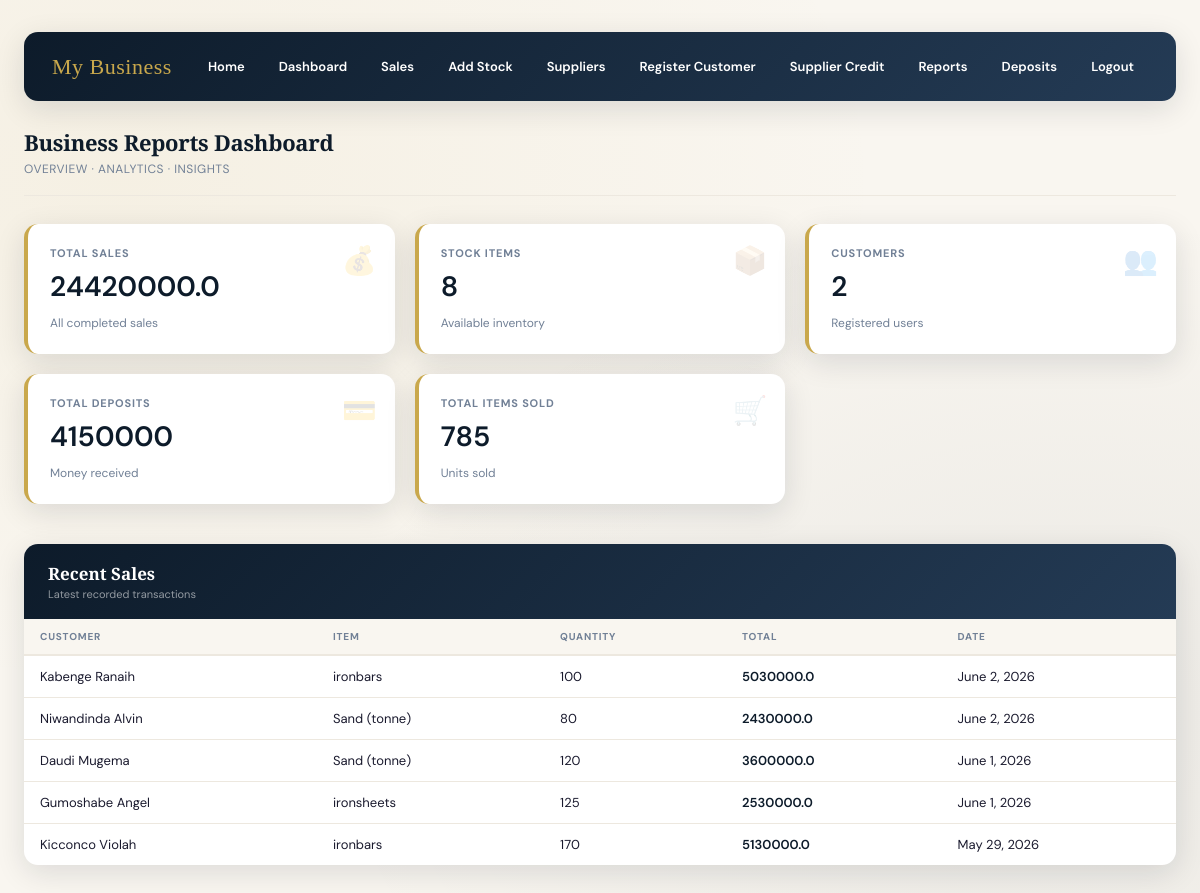
The page /reports/ (signed in) on the database as committed earlier.
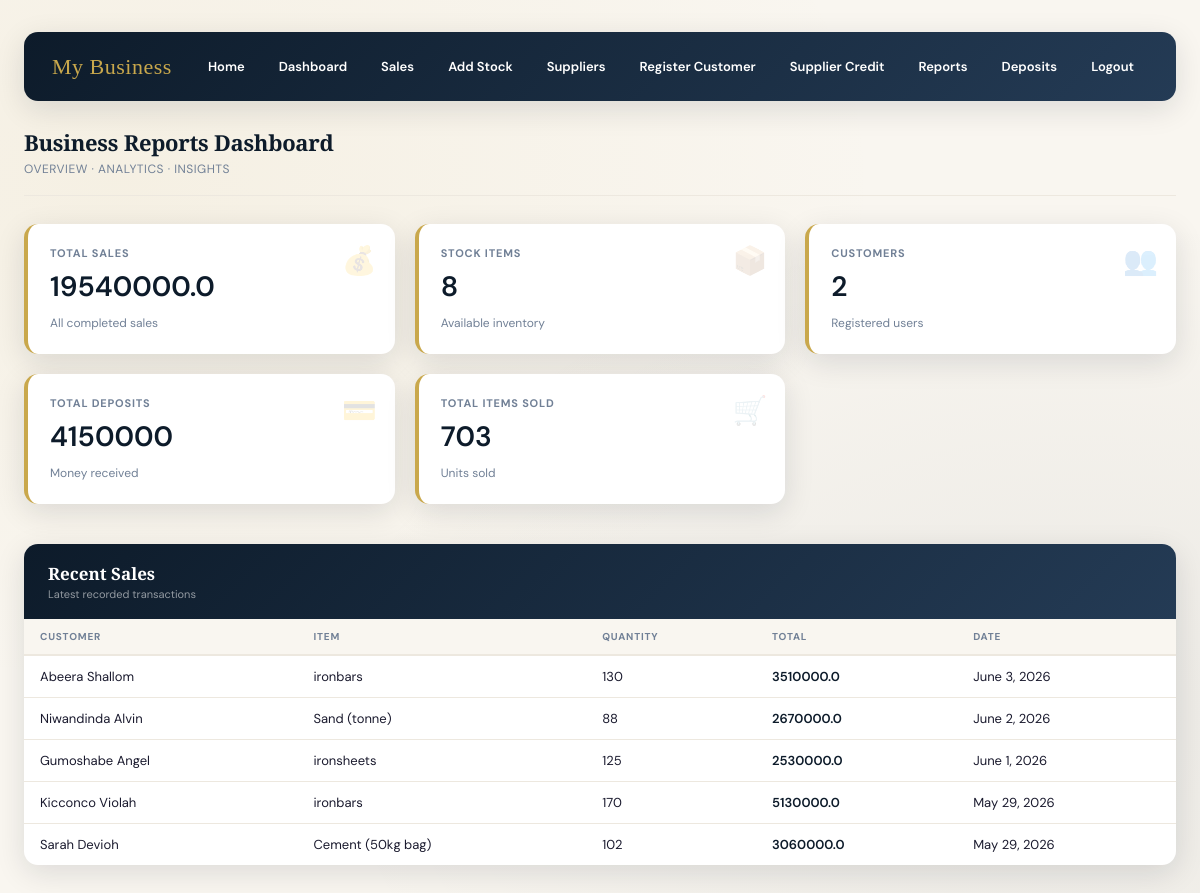
The same page on the database as committed later.
### hardwareapp/models.py (models this page shows, shortened)
class Sale(models.Model):
    item_name = models.CharField(max_length=100)
    quantity = models.IntegerField(default=0)
    unit_price = models.DecimalField(max_digits=10, decimal_places=1, default=0)
    total = models.DecimalField(max_digits=10, decimal_places=1, default=0)
    customer_name = models.CharField(max_length=100, blank=True, null=True)
    customer_contact = models.CharField(max_length=14, blank=True, null=True)
    item_type = models.CharField(max_length=100, blank=True, null=True)
    item_brand = models.CharField(max_length=100, blank=True, null=True)
    transport = models.FloatField(default=0)
    distance_km = models.FloatField(default=0)
    grand_total = models.FloatField(default=0)
    date = models.DateField(default=timezone.now)
    created_at = models.DateTimeField(auto_now_add=True)

### hardwareapp/views.py (the view)
# urls.py: path('reports/', views.reports, name='reports'),
@login_required
def reports(request):
    total_sales = Sale.objects.aggregate(Sum('grand_total'))['grand_total__sum'] or 0
    total_stock = Stock.objects.count()
    total_customers = Register.objects.count()
    total_deposits = Deposit.objects.aggregate(Sum('amount'))['amount__sum'] or 0
    total_items = Sale.objects.aggregate(Sum('quantity'))['quantity__sum'] or 0
    total_cost = Stock.objects.aggregate(Sum('unit_cost'))['unit_cost__sum'] or 0
    total_sales = Decimal(str(total_sales))
    total_cost = Decimal(str(total_cost))
    profit = total_sales - total_cost  #gets the profit
    recent_sales = Sale.objects.all().order_by('-id')[:5]
    context = {
        'total_sales': total_sales,
        'total_stock': total_stock,
        'total_customers': total_customers,
        'total_deposits': total_deposits,
        'profit': profit,
        'total_items': total_items,
        'recent_sales': recent_sales,
    }
    return render(request, 'reports.html', context)

### hardwareapp/templates/reports.html (shortened to what this page needs)
{% load static %}
<!doctype html>
<html lang="en">
  <head>
  </head>
  <body>
    <nav class="top-nav">
      <div class="nav-logo">My Business</div>
      <div class="nav-links">
        <a href="{% url 'index' %}">Home</a>
        <a href="{% url 'dash' %}">Dashboard</a>
        <a href="{% url 'sales' %}">Sales</a>
        <a href="{% url 'stock' %}">Add Stock</a>
        <a href="{% url 'supplier' %}">Suppliers</a>
        <a href="{% url 'register' %}">Register Customer</a>
        <a href="{% url 'credit' %}">Supplier Credit</a>
        <a href="{% url 'reports' %}">Reports</a>
        <a href="{% url 'deposit' %}">Deposits</a>
        <a
          href="{% url 'logout' %}"
          onclick="return confirm('Are you sure you want to log out?');"
        >
          Logout
        </a>
      </div>
    </nav>
    <div class="page-header">
      <h1>Business Reports Dashboard</h1>
      <p>Overview &middot; Analytics &middot; Insights</p>
    </div>
    <div class="cards">
      <div class="card">
        <div class="card-icon">💰</div>
        <h3>Total Sales</h3>
        <h2>{{ total_sales }}</h2>
        <small>All completed sales</small>
      </div>
      <div class="card">
        <div class="card-icon">📦</div>
        <h3>Stock Items</h3>
        <h2>{{ total_stock }}</h2>
        <small>Available inventory</small>
      </div>
      <div class="card">
        <div class="card-icon">👥</div>
        <h3>Customers</h3>
        <h2>{{ total_customers }}</h2>
        <small>Registered users</small>
      </div>
      <div class="card">
        <div class="card-icon">💳</div>
        <h3>Total Deposits</h3>
        <h2>{{ total_deposits }}</h2>
        <small>Money received</small>
      </div>
      <div class="card">
        <div class="card-icon">🛒</div>
        <h3>Total Items Sold</h3>
        <h2>{{ total_items }}</h2>
        <small>Units sold</small>
      </div>
    </div>
    <div class="table-card">
      <div class="table-card-header">
        <h2>Recent Sales</h2>
        <p>Latest recorded transactions</p>
      </div>
      <div class="table-wrapper">
        <table>
          <thead>
            <tr>
              <th>Customer</th>
              <th>Item</th>
              <th>Quantity</th>
              <th>Total</th>
              <th>Date</th>
            </tr>
          </thead>
          <tbody>
            {% for sale in recent_sales %}
            <tr>
              <td>{{ sale.customer_name }}</td>
              <td>{{ sale.item_name }}</td>
              <td>{{ sale.quantity }}</td>
              <td class="amount-cell">{{ sale.grand_total }}</td>
              <td>{{ sale.date }}</td>
            </tr>
            {% endfor %}
          </tbody>
        </table>
      </div>
    </div>
  </body>
</html>

Rows that differ between the two databases and show on the page:
removed Sale: customer_name "Kabenge Ranaih", item_name "ironbars", quantity "100", grand_total "5030000.0", date "June 2, 2026"
removed Sale: customer_name "Daudi Mugema", item_name "Sand (tonne)", quantity "120", grand_total "3600000.0", date "June 1, 2026"
added Sale: customer_name "Abeera Shallom", item_name "ironbars", quantity "130", grand_total "3510000.0", date "June 3, 2026"
changed Sale "Niwandinda Alvin": quantity "80" → "88"; grand_total "2430000.0" → "2670000.0"
now on this page (row unchanged): Sale: customer_name "Sarah Devioh", item_name "Cement (50kg bag)", quantity "102", grand_total "3060000.0", date "May 29, 2026"
Other text that changed with them:
{{ total_sales }}: "24420000.0" → "19540000.0"
{{ total_items }}: "785" → "703"
